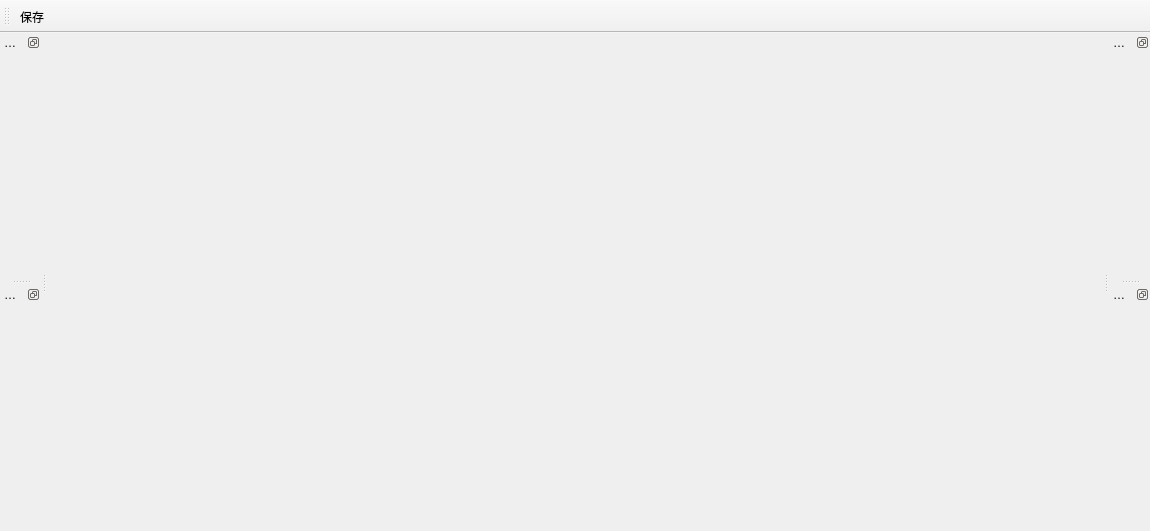
<?xml version="1.0" encoding="UTF-8"?>
<ui version="4.0">
 <class>MainWindow</class>
 <widget class="QMainWindow" name="MainWindow">
  <property name="geometry">
   <rect>
    <x>0</x>
    <y>0</y>
    <width>1150</width>
    <height>531</height>
   </rect>
  </property>
  <property name="windowTitle">
   <string>MainWindow</string>
  </property>
  <widget class="QWidget" name="centralWidget">
   <layout class="QHBoxLayout" name="horizontalLayout">
    <property name="leftMargin">
     <number>0</number>
    </property>
    <property name="topMargin">
     <number>0</number>
    </property>
    <property name="rightMargin">
     <number>0</number>
    </property>
    <property name="bottomMargin">
     <number>0</number>
    </property>
    <item>
     <layout class="QHBoxLayout" name="flowTreeHorizontalLayout">
      <item>
       <widget class="QStackedWidget" name="stackedWidget"/>
      </item>
     </layout>
    </item>
   </layout>
  </widget>
  <widget class="QMenuBar" name="menuBar">
   <property name="geometry">
    <rect>
     <x>0</x>
     <y>0</y>
     <width>1150</width>
     <height>23</height>
    </rect>
   </property>
  </widget>
  <widget class="QToolBar" name="mainToolBar">
   <property name="toolButtonStyle">
    <enum>Qt::ToolButtonTextBesideIcon</enum>
   </property>
   <attribute name="toolBarArea">
    <enum>TopToolBarArea</enum>
   </attribute>
   <attribute name="toolBarBreak">
    <bool>false</bool>
   </attribute>
   <addaction name="actionSave"/>
  </widget>
  <widget class="QDockWidget" name="dockWidget">
   <property name="styleSheet">
    <string notr="true">QDockWidget &gt; QWidget {
border: 1px solid gray;
}</string>
   </property>
   <property name="features">
    <set>QDockWidget::DockWidgetFloatable|QDockWidget::DockWidgetMovable</set>
   </property>
   <property name="windowTitle">
    <string>工程</string>
   </property>
   <attribute name="dockWidgetArea">
    <number>1</number>
   </attribute>
   <widget class="QWidget" name="dockWidgetContents">
    <layout class="QVBoxLayout" name="verticalLayout_2" stretch="2">
     <property name="leftMargin">
      <number>0</number>
     </property>
     <property name="topMargin">
      <number>0</number>
     </property>
     <property name="rightMargin">
      <number>0</number>
     </property>
     <property name="bottomMargin">
      <number>0</number>
     </property>
     <item>
      <layout class="QVBoxLayout" name="navigationVerticalLayout"/>
     </item>
    </layout>
   </widget>
  </widget>
  <widget class="QDockWidget" name="dockWidget_2">
   <property name="styleSheet">
    <string notr="true">QDockWidget &gt; QWidget {
border: 1px solid gray;
}</string>
   </property>
   <property name="features">
    <set>QDockWidget::DockWidgetFloatable|QDockWidget::DockWidgetMovable</set>
   </property>
   <property name="windowTitle">
    <string>设计模板</string>
   </property>
   <attribute name="dockWidgetArea">
    <number>2</number>
   </attribute>
   <widget class="QWidget" name="dockWidgetContents_2">
    <layout class="QHBoxLayout" name="horizontalLayout_2">
     <property name="leftMargin">
      <number>0</number>
     </property>
     <property name="topMargin">
      <number>0</number>
     </property>
     <property name="rightMargin">
      <number>0</number>
     </property>
     <property name="bottomMargin">
      <number>0</number>
     </property>
     <item>
      <layout class="QHBoxLayout" name="templateTreeHorizontalLayout"/>
     </item>
    </layout>
   </widget>
  </widget>
  <widget class="QDockWidget" name="dockWidget_3">
   <property name="styleSheet">
    <string notr="true">QDockWidget &gt; QWidget {
border: 1px solid gray;
}</string>
   </property>
   <property name="features">
    <set>QDockWidget::DockWidgetFloatable|QDockWidget::DockWidgetMovable</set>
   </property>
   <property name="windowTitle">
    <string>属性编辑</string>
   </property>
   <attribute name="dockWidgetArea">
    <number>2</number>
   </attribute>
   <widget class="QWidget" name="dockWidgetContents_3">
    <layout class="QHBoxLayout" name="horizontalLayout_5">
     <property name="leftMargin">
      <number>0</number>
     </property>
     <property name="topMargin">
      <number>0</number>
     </property>
     <property name="rightMargin">
      <number>0</number>
     </property>
     <property name="bottomMargin">
      <number>0</number>
     </property>
     <item>
      <layout class="QHBoxLayout" name="propertyWidgetHorizontalLayout"/>
     </item>
    </layout>
   </widget>
  </widget>
  <widget class="QDockWidget" name="dockWidget_4">
   <property name="styleSheet">
    <string notr="true">QDockWidget &gt; QWidget {
border: 1px solid gray;
}</string>
   </property>
   <property name="features">
    <set>QDockWidget::DockWidgetFloatable|QDockWidget::DockWidgetMovable</set>
   </property>
   <property name="windowTitle">
    <string>工程属性</string>
   </property>
   <attribute name="dockWidgetArea">
    <number>1</number>
   </attribute>
   <widget class="QWidget" name="dockWidgetContents_4">
    <layout class="QVBoxLayout" name="verticalLayout_3">
     <property name="leftMargin">
      <number>0</number>
     </property>
     <property name="topMargin">
      <number>0</number>
     </property>
     <property name="rightMargin">
      <number>0</number>
     </property>
     <property name="bottomMargin">
      <number>0</number>
     </property>
     <item>
      <layout class="QVBoxLayout" name="navigationProptertyVerticalLayout"/>
     </item>
    </layout>
   </widget>
  </widget>
  <action name="actionNewTestProduct">
   <property name="text">
    <string>新建测试项</string>
   </property>
  </action>
  <action name="actionNewFlow">
   <property name="text">
    <string>新建流程</string>
   </property>
  </action>
  <action name="actionPase">
   <property name="icon">
    <iconset resource="qrc.qrc">
     <normaloff>:/icon/paste.png</normaloff>:/icon/paste.png</iconset>
   </property>
   <property name="text">
    <string>粘贴</string>
   </property>
   <property name="shortcut">
    <string>Ctrl+V</string>
   </property>
  </action>
  <action name="actionDelete">
   <property name="text">
    <string>删除</string>
   </property>
   <property name="shortcut">
    <string>Ctrl+D</string>
   </property>
  </action>
  <action name="actionSave">
   <property name="icon">
    <iconset resource="qrc.qrc">
     <normaloff>:/icon/save.png</normaloff>:/icon/save.png</iconset>
   </property>
   <property name="text">
    <string>保存</string>
   </property>
   <property name="shortcut">
    <string>Ctrl+S</string>
   </property>
   <property name="menuRole">
    <enum>QAction::TextHeuristicRole</enum>
   </property>
  </action>
  <action name="actionCopy">
   <property name="icon">
    <iconset resource="qrc.qrc">
     <normaloff>:/icon/copy.png</normaloff>:/icon/copy.png</iconset>
   </property>
   <property name="text">
    <string>复制</string>
   </property>
  </action>
  <action name="actionNewProject">
   <property name="icon">
    <iconset resource="qrc.qrc">
     <normaloff>:/icon/new.png</normaloff>:/icon/new.png</iconset>
   </property>
   <property name="text">
    <string>新建</string>
   </property>
  </action>
 </widget>
 <layoutdefault spacing="6" margin="11"/>
 <resources>
  <include location="qrc.qrc"/>
 </resources>
 <connections/>
</ui>
